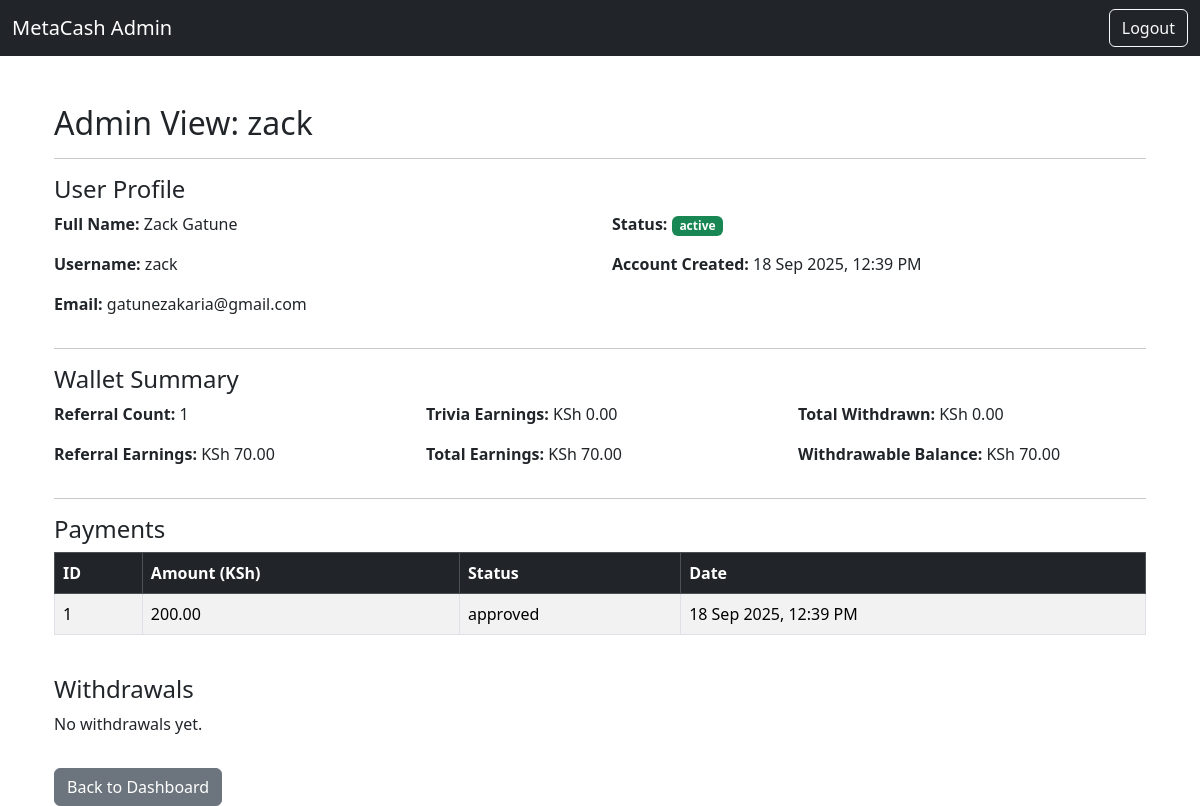
The app's page /admin/user/2 (signed in) with its own data.
### app/models.py (models this page shows, shortened)
class User(db.Model, UserMixin):
    id = db.Column(db.Integer, primary_key=True)
    full_name = db.Column(db.String(100), nullable=False)
    username = db.Column(db.String(50), unique=True, nullable=False)
    email = db.Column(db.String(100), unique=True, nullable=False)
    mpesa_no = db.Column(db.String(15), nullable=False)
    password = db.Column(db.String(200), nullable=False)
    referral_code = db.Column(db.String(50), nullable=True)
    referred_by = db.Column(db.Integer, db.ForeignKey('user.id'), nullable=True)
    referrer_username = db.Column(db.String(50), nullable=True)
    status = db.Column(db.String(20), default='new')  # new, pending_approval, active, declined
    is_admin = db.Column(db.Boolean, default=False)
    created_at = db.Column(db.DateTime, default=datetime.utcnow)
    updated_at = db.Column(db.DateTime, default=datetime.utcnow, onupdate=datetime.utcnow)
    payments = db.relationship('Payment', backref='user', lazy=True)
    referrals = db.relationship('User', backref=db.backref('referrer', remote_side=[id]), lazy='dynamic')
    withdrawals = db.relationship('Withdrawal', backref='user', lazy=True)
    trivia_answers = db.relationship('TriviaAnswer', backref='user', lazy=True)
    spins = db.relationship('Spin', backref='user', lazy=True)
    whatsapp_posts = db.relationship('WhatsAppPost', backref='user', lazy=True)

class Payment(db.Model):
    id = db.Column(db.Integer, primary_key=True)
    user_id = db.Column(db.Integer, db.ForeignKey('user.id'), nullable=False)
    amount = db.Column(db.Float, nullable=False)
    mpesa_code = db.Column(db.String(50), nullable=False)
    status = db.Column(db.String(20), default='pending')  # pending, approved, declined
    created_at = db.Column(db.DateTime, default=datetime.utcnow)

### app/routes/admin_routes.py (the view)
@admin_bp.route('/user/<int:user_id>', methods=['GET'])
@login_required
@admin_required
def admin_user_view(user_id):
    user = User.query.get_or_404(user_id)
    referral_count = user.referrals.count()
    referral_earnings = referral_count * 70
    trivia_earnings = sum(q.earned for q in getattr(user, 'trivia_answers', []))
    spin_stakes = sum(s.stake for s in getattr(user, 'spins', []))
    spin_wins = sum(s.reward for s in getattr(user, 'spins', []) if s.reward > 0)
    total_approved_withdrawals = sum(w.amount for w in user.withdrawals if w.status == 'approved')
    withdrawable_balance = referral_earnings + trivia_earnings + spin_wins - total_approved_withdrawals - spin_stakes
    withdrawable_balance = max(withdrawable_balance, 0)
    withdrawals = Withdrawal.query.filter_by(user_id=user.id).order_by(Withdrawal.id.desc()).all()
    payments = Payment.query.filter_by(user_id=user.id).order_by(Payment.id.desc()).all()
    total_earnings = referral_earnings + trivia_earnings + spin_wins
    total_withdrawn = total_approved_withdrawals + spin_stakes
    return render_template(
        'admin_user_view.html',
        user=user,
        referral_earnings=referral_earnings,
        referral_count=referral_count,
        trivia_earnings=trivia_earnings,
        withdrawable_balance=withdrawable_balance,
        withdrawals=withdrawals,
        payments=payments,
        total_earnings=total_earnings,
        total_withdrawn=total_withdrawn
    )

### app/__init__.py (called while the page is built)
def create_app():
    app = Flask(__name__)
    if os.getenv("FLASK_ENV") == "production":
        app.config.from_object(ProductionConfig)
    else:
        app.config.from_object(DevelopmentConfig)
    db.init_app(app)
    login_manager.init_app(app)
    migrate.init_app(app, db)
    from app.models import User
    from app.routes.user_routes import user_bp
    from app.routes.admin_routes import admin_bp
    login_manager.login_view = "user.login"
    @login_manager.user_loader
    def load_user(user_id):
        return User.query.get(int(user_id))
    app.register_blueprint(user_bp)
    app.register_blueprint(admin_bp)
    return app

### app/routes/admin_routes.py (called while the page is built)
def admin_required(f):
    @wraps(f)
    def wrapper(*args, **kwargs):
        if not current_user.is_authenticated or not current_user.is_admin:
            flash("Admin access required.", "danger")
            return redirect(url_for('admin_bp.admin_login'))
        return f(*args, **kwargs)
    return wrapper

### app/templates/admin_user_view.html (shortened to what this page needs)
{% extends "base.html" %}
{% block content %}
<div class="container mt-5">
    <h2>Admin View: {{ user.username }}</h2>
    <hr>
    <h4>User Profile</h4>
    <div class="row">
        <div class="col-md-6">
            <p><strong>Full Name:</strong> {{ user.full_name or "N/A" }}</p>
            <p><strong>Username:</strong> {{ user.username }}</p>
            <p><strong>Email:</strong> {{ user.email }}</p>
        </div>
        <div class="col-md-6">
            <p><strong>Status:</strong>
                {% if user.status == 'active' %}
                    <span class="badge bg-success">{{ user.status }}</span>
                {% elif user.status == 'pending' %}
                    <span class="badge bg-warning text-dark">{{ user.status }}</span>
                {% else %}
                    <span class="badge bg-secondary">{{ user.status or "N/A" }}</span>
                {% endif %}
            </p>
            <p><strong>Account Created:</strong> {{ user.created_at.strftime('%d %b %Y, %I:%M %p') if user.created_at else "N/A" }}</p>
        </div>
    </div>
    <hr>
    <h4>Wallet Summary</h4>
    <div class="row">
        <div class="col-md-4">
            <p><strong>Referral Count:</strong> {{ referral_count }}</p>
            <p><strong>Referral Earnings:</strong> KSh {{ "{:,.2f}".format(referral_earnings) }}</p>
        </div>
        <div class="col-md-4">
            <p><strong>Trivia Earnings:</strong> KSh {{ "{:,.2f}".format(trivia_earnings) }}</p>
            <p><strong>Total Earnings:</strong> KSh {{ "{:,.2f}".format(total_earnings) }}</p>
        </div>
        <div class="col-md-4">
            <p><strong>Total Withdrawn:</strong> KSh {{ "{:,.2f}".format(total_withdrawn) }}</p>
            <p><strong>Withdrawable Balance:</strong> KSh {{ "{:,.2f}".format(withdrawable_balance) }}</p>
        </div>
    </div>
    <hr>
    <h4>Payments</h4>
    {% if payments %}
        <div class="table-responsive">
            <table class="table table-striped table-bordered">
                <thead class="table-dark">
                    <tr>
                        <th>ID</th>
                        <th>Amount (KSh)</th>
                        <th>Status</th>
                        <th>Date</th>
                    </tr>
                </thead>
                <tbody>
                    {% for payment in payments %}
                    <tr>
                        <td>{{ payment.id }}</td>
                        <td>{{ "{:,.2f}".format(payment.amount) }}</td>
                        <td>{{ payment.status }}</td>
                        <td>{{ payment.created_at.strftime('%d %b %Y, %I:%M %p') if payment.created_at else "N/A" }}</td>
                    </tr>
                    {% endfor %}
                </tbody>
            </table>
        </div>
    {% else %}
        <p>No payments yet.</p>
    {% endif %}
    <h4 class="mt-4">Withdrawals</h4>
    {% if withdrawals %}
        <div class="table-responsive">
            <table class="table table-striped table-bordered">
                <thead class="table-dark">
                    <tr>
                        <th>ID</th>
                        <th>Amount (KSh)</th>
                        <th>Status</th>
                        <th>Date</th>
                    </tr>
                </thead>
                <tbody>
                    {% for w in withdrawals %}
                    <tr>
                        <td>{{ w.id }}</td>
                        <td>{{ "{:,.2f}".format(w.amount) }}</td>
                        <td>{{ w.status }}</td>
                        <td>{{ w.created_at.strftime('%d %b %Y, %I:%M %p') if w.created_at else "N/A" }}</td>
                    </tr>
                    {% endfor %}
                </tbody>
            </table>
        </div>
    {% else %}
        <p>No withdrawals yet.</p>
    {% endif %}
    <a href="{{ url_for('admin_bp.admin_dashboard') }}" class="btn btn-secondary mt-3">Back to Dashboard</a>
</div>
{% endblock %}

### app/templates/base.html (shortened to what this page needs)
<!DOCTYPE html>
<html lang="en">
<head>
    <link href="https://cdn.jsdelivr.net/npm/bootstrap@5.3.2/dist/css/bootstrap.min.css" rel="stylesheet">
</head>
<body>
    <nav class="navbar navbar-expand-lg navbar-dark bg-dark">
        <div class="container-fluid">
            <a class="navbar-brand" href="{{ url_for('admin_bp.admin_dashboard') }}">MetaCash Admin</a>
            <div class="d-flex">
                <a href="{{ url_for('admin_bp.admin_logout') }}" class="btn btn-outline-light">Logout</a>
            </div>
        </div>
    </nav>
    <div class="container mt-4">
        {% block content %}{% endblock %}
    </div>
</body>
</html>

### records on screen
User: username "zack", full_name "Zack Gatune", email "gatunezakaria@gmail.com", status "active", created_at "18 Sep 2025, 12:39 PM"
Payment: id "1", amount "200.00", status "approved", created_at "18 Sep 2025, 12:39 PM"

### other values on screen
{{ referral_count }} "1"
{{ "{:,.2f}".format(referral_earnings) }} "70.00"
{{ "{:,.2f}".format(trivia_earnings) }} "0.00"
{{ "{:,.2f}".format(total_earnings) }} "70.00"
{{ "{:,.2f}".format(total_withdrawn) }} "0.00"
{{ "{:,.2f}".format(withdrawable_balance) }} "70.00"
